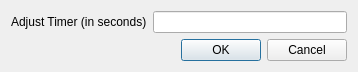
<?xml version="1.0" encoding="UTF-8"?>
<ui version="4.0">
 <class>countDownDialog</class>
 <widget class="QDialog" name="countDownDialog">
  <property name="geometry">
   <rect>
    <x>0</x>
    <y>0</y>
    <width>358</width>
    <height>71</height>
   </rect>
  </property>
  <property name="windowTitle">
   <string>Adjust Timer</string>
  </property>
  <layout class="QVBoxLayout" name="verticalLayout_2">
   <item>
    <layout class="QVBoxLayout" name="verticalLayout">
     <item>
      <layout class="QHBoxLayout" name="horizontalLayout">
       <item>
        <widget class="QLabel" name="label">
         <property name="text">
          <string>Adjust Timer (in seconds)</string>
         </property>
        </widget>
       </item>
       <item>
        <widget class="QLineEdit" name="adjustTimerSeconds"/>
       </item>
      </layout>
     </item>
     <item>
      <widget class="QDialogButtonBox" name="buttonBox">
       <property name="orientation">
        <enum>Qt::Horizontal</enum>
       </property>
       <property name="standardButtons">
        <set>QDialogButtonBox::Cancel|QDialogButtonBox::Ok</set>
       </property>
      </widget>
     </item>
    </layout>
   </item>
  </layout>
 </widget>
 <resources/>
 <connections>
  <connection>
   <sender>buttonBox</sender>
   <signal>accepted()</signal>
   <receiver>countDownDialog</receiver>
   <slot>accept()</slot>
   <hints>
    <hint type="sourcelabel">
     <x>248</x>
     <y>254</y>
    </hint>
    <hint type="destinationlabel">
     <x>157</x>
     <y>274</y>
    </hint>
   </hints>
  </connection>
  <connection>
   <sender>buttonBox</sender>
   <signal>rejected()</signal>
   <receiver>countDownDialog</receiver>
   <slot>reject()</slot>
   <hints>
    <hint type="sourcelabel">
     <x>316</x>
     <y>260</y>
    </hint>
    <hint type="destinationlabel">
     <x>286</x>
     <y>274</y>
    </hint>
   </hints>
  </connection>
 </connections>
</ui>
